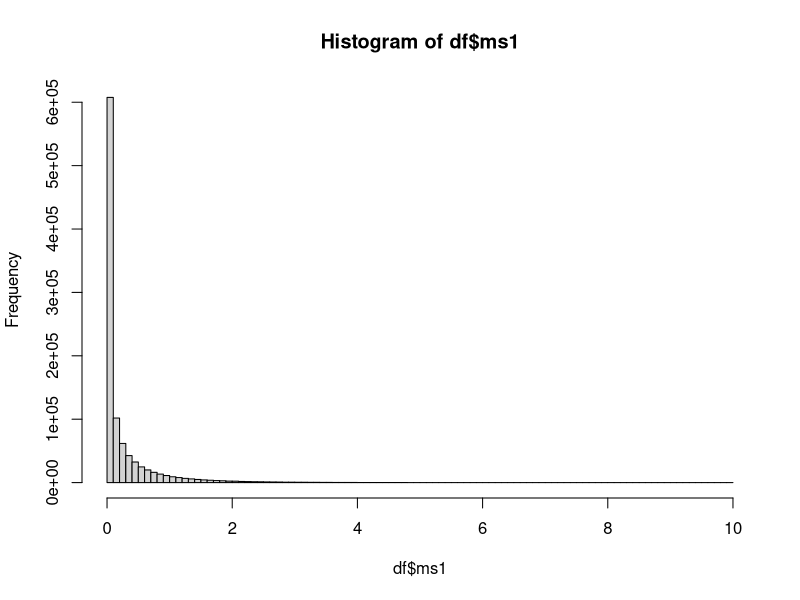
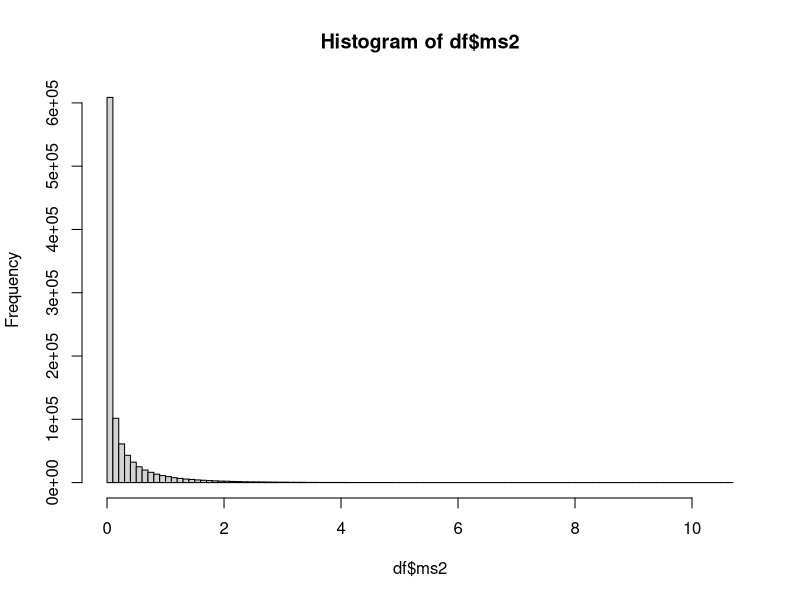
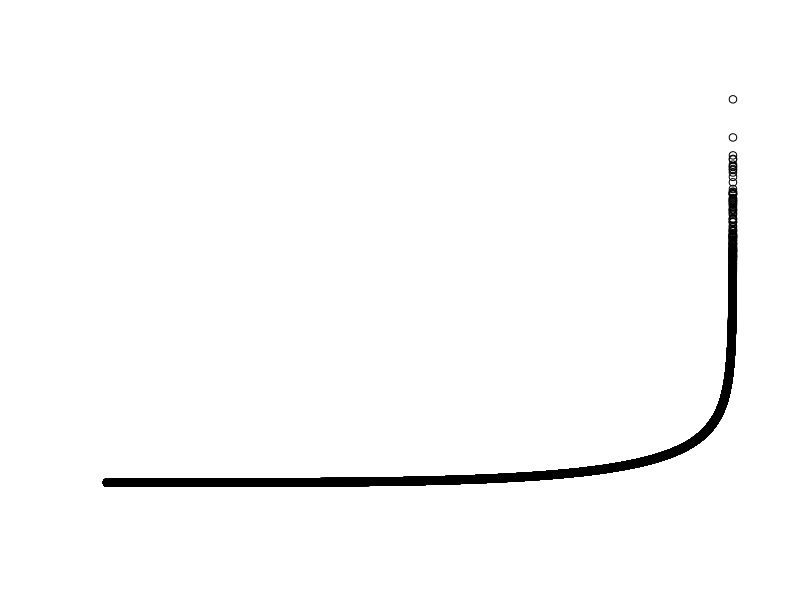

Recreate these plots in R, in order. (Note: a time limit stopped this script after it produced the figures.)
library(MASS)

my_gini<-function(resp, pred){
  c<-pred[order(pred)]
  d<-resp[order(pred)]
  bc<-c(0, cumsum(d)/sum(d))
  gc<-c(0, cumsum(1-d)/sum(1-d))
  sum((gc[2:(length(gc))]-gc[1:(length(gc)-1)])*(bc[2:(length(bc))]+bc[1:(length(bc)-1)]))-1} 

ginic<-function(bc, gc){
  #function for gini when we have cumulative goods and bads vectors
  sum((gc[2:(length(gc))]-gc[1:(length(gc)-1)])*
        (bc[2:(length(bc))]+bc[1:(length(bc)-1)]))-1
} 

gini_from_r<-function(rho=.5, defrate=.1){
  F1<-function(s, d, rho){integrate(function(x){pnorm((qnorm(d)-rho*x)/sqrt(1-rho^2))*dnorm(x)}, lower=-Inf, upper=s)$value}
  F2<-function(s,d,rho){pnorm((-qnorm(d)+rho*s)/sqrt(1-rho^2))*dnorm(s)}
  F1_<-Vectorize(function(x){F1(x, defrate, rho)})
  F2_<-Vectorize(function(x){F2(x, defrate, rho)})
  2*integrate(function(x){F1_(x)*F2_(x)}, 
              lower=-Inf, upper=Inf, subdivisions=500, rel.tol = .Machine$double.eps^.24)$value/defrate/(1-defrate)-1
}

r_from_gini<-function(gini, defaultrate=.1){
  phi_s1<-function(x){gini_from_r(rho=x, defrate=defaultrate)-gini}
  uniroot(phi_s1,lower=0,upper=1,tol = .Machine$double.eps)$root
}

gini_combine_calculator<-function(g1, g2, corr, defaultrate){
  #rho_s1
  phi_s1<-function(x){gini_from_r(rho=x, defrate=defaultrate)-g1}
  rho_s1<-uniroot(phi_s1,lower=0,upper=1,tol = .Machine$double.eps)$root
  #rho_s2
  phi_s2<-function(x){gini_from_r(rho=x, defrate=defaultrate)-g2}
  rho_s2<-uniroot(phi_s2,lower=0,upper=1,tol = .Machine$double.eps)$root
  
  (a_opt<-(corr*rho_s2-rho_s1)/(corr*rho_s1-rho_s2))
  corr_opt<-(a_opt*rho_s1+rho_s2)/sqrt(a_opt^2+2*a_opt*corr+1)
  g_result0<-gini_from_r(corr_opt, defaultrate)
  g_result1<-if(a_opt<0 | a_opt>1000) {NaN} else {g_result0}
  return(c(new_gini=g_result1, 
           a_opt=a_opt, score_1_weight=a_opt/(1+a_opt), score_2_weight=1/(1+a_opt), 
           rho1=rho_s1, rho2=rho_s2, new_corr=corr_opt, gini1=g1, gini2=g2, corr=corr, defrate=defaultrate))
}

gini_combine_1<-function(g1, g2, corr, defaultrate){
  tryCatch(unname(gini_combine_calculator(g1, g2, corr, defaultrate)[1]), error=function(err) NA)}

gini_combine_1<-Vectorize(gini_combine_1)

gini1_here<-0.4
gini2_here<-0.6
corr_here<-0.3
badrate_here<-0.1

(theoretical_max_gini<-gini_combine_1(gini1_here, gini2_here, 
                                     corr_here, badrate_here))

sigma <- matrix(c(1, corr_here, r_from_gini(gini1_here, badrate_here),
                  corr_here, 1, r_from_gini(gini2_here, badrate_here),
                  r_from_gini(gini1_here, badrate_here), r_from_gini(gini2_here, badrate_here), 1), 
                nrow=3)
z <- mvrnorm(1000000,mu=rep(0, 3),Sigma=sigma)
df<-z
df[,3]<-(z[,3]<qnorm(badrate_here))*1
df<-data.frame(df)
names(df)<-c('s1', 's2', 'default_flag')
df$ms1<-qgamma(pnorm(df$s1),.25)
#sum(is.na(df$ms1))
hist(df$ms1, breaks=100)
df$ms2<-qgamma(pnorm(df$s2),.25)
#df$ms2<-log(df$s2-min(df$s2)+1)
#sum(is.na(df$ms1))
hist(df$ms2, breaks=100)
#hist(df$ms2^(1/6), breaks=100)
#hist(qnorm(df$ms2^(1/6)), breaks=100)


#gini_combine_1(gini1_here, gini2_here, corr_here, badrate_here)

gini_combine_1(my_gini(df$default_flag, df$s1), my_gini(df$default_flag, df$s2), 
               cor(df$s1, df$s2), mean(df$default_flag))

gini_combine_1(my_gini(df$default_flag, df$ms1), my_gini(df$default_flag, df$ms2), 
               cor(df$ms1, df$ms2), mean(df$default_flag))

gini_combine_1(my_gini(df$default_flag, df$ms1), my_gini(df$default_flag, df$ms2), 
               cor(df$ms1, df$ms2, method="spearman"), mean(df$default_flag))

gini_combine_1(my_gini(df$default_flag, df$ms1), my_gini(df$default_flag, df$ms2), 
               cor(df$ms1^(1/7), df$ms2^(1/7)), mean(df$default_flag))


myprobit <- glm(I(1-default_flag) ~ ms1 + ms2, data = df, family = binomial(link="probit"))
my_gini(myprobit$y, -myprobit$fitted.values)

myprobit2 <- glm(I(1-default_flag) ~ s1 + s2, data = df, family = binomial(link="probit"))
my_gini(myprobit2$y, -myprobit2$fitted.values)

mylogit <- glm(I(1-default_flag) ~ ms1 + ms2, data = df, family = binomial(link="logit"))
my_gini(mylogit$y, -mylogit$fitted.values)

mylogit2 <- glm(I(1-default_flag) ~ s1 + s2, data = df, family = binomial(link="logit"))
my_gini(mylogit2$y, -mylogit2$fitted.values)

mylogit3 <- glm(I(1-default_flag) ~ I(ms1^(1/7)) + I(ms2^(1/7)), data = df, family = binomial(link="logit"))
my_gini(mylogit3$y, -mylogit3$fitted.values)

mylogit3 <- glm(I(1-default_flag) ~ I(ms1^(1/7)) + I(ms2^(1/7)), data = df, family = binomial(link="logit"))
my_gini(mylogit3$y, -mylogit3$fitted.values)

mylogit4 <- glm(I(1-default_flag) ~ I(rank(ms1)) + I(rank(ms2)), data = df, family = binomial(link="logit"))
my_gini(mylogit4$y, -mylogit4$fitted.values)



sum(is.na(df$ms1))
sum(is.na(df$ms2))
mean(df$ms1)
mean(df$ms2)

plot(rank(df$s1), df$ms1)

par()
